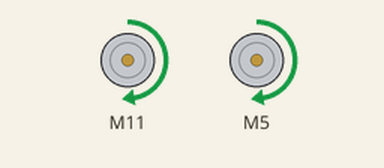
Bench run of a sketch on a simulated Arduino Uno, built with avr-gcc and run on an emulated ATmega328P. On the bench: 2 × DC motor (green arrow = forward, orange = backward, longer = faster).

Above: at 0.5 s.
At 1.5 s:
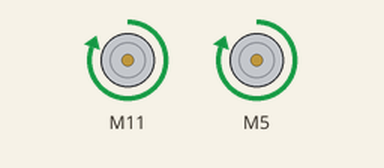
At 3.5 s:
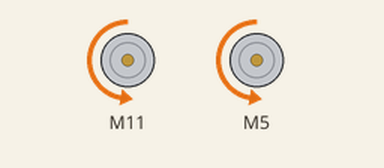
At 5.5 s:
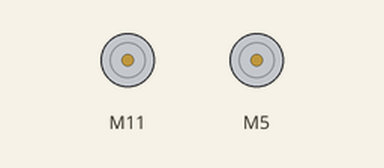
Timing chart, 0 to 7.8 s (numbered marks = the images above):
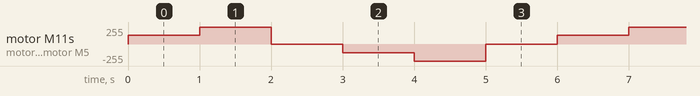

Measured:
- by itself, motor M11, motor M5: repeats every 6.0 s: forward 255/255 1.0 s, stopped 1.0 s, backward 128/255 1.0 s, backward 255/255 1.0 s, stopped 1.0 s, forward 128/255 1.0 s

The sketch:

cytron_motor_drive_test.ino
```cpp
// (licence header left out)
 #include "CytronMotorDriver.h"


// Configure the motor driver.
CytronMD motor1(PWM_DIR, 11, 12);  // PWM 1 = Pin 3, DIR 1 = Pin 4.
CytronMD motor2(PWM_DIR, 5, 9); // PWM 2 = Pin 9, DIR 2 = Pin 10.


// The setup routine runs once when you press reset.
void setup() {

}


// The loop routine runs over and over again forever.
void loop() {
  motor1.setSpeed(128);   // Motor 1 runs forward at 50% speed.
  motor2.setSpeed(128);  // Motor 2 runs backward at 50% speed.
  delay(1000);

  motor1.setSpeed(255);   // Motor 1 runs forward at full speed.
  motor2.setSpeed(255);  // Motor 2 runs backward at full speed.
  delay(1000);

  motor1.setSpeed(0);     // Motor 1 stops.
  motor2.setSpeed(0);     // Motor 2 stops.
  delay(1000);

  motor1.setSpeed(-128);  // Motor 1 runs backward at 50% speed.
  motor2.setSpeed(-128);   // Motor 2 runs forward at 50% speed.
  delay(1000);

  motor1.setSpeed(-255);  // Motor 1 runs backward at full speed.
  motor2.setSpeed(-255);   // Motor 2 runs forward at full speed.
  delay(1000);

  motor1.setSpeed(0);     // Motor 1 stops.
  motor2.setSpeed(0);     // Motor 2 stops.
  delay(1000);
}
```
